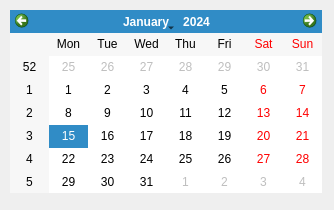
<?xml version="1.0" encoding="UTF-8"?>
<ui version="4.0">
 <class>venCalendar</class>
 <widget class="QDialog" name="venCalendar">
  <property name="geometry">
   <rect>
    <x>0</x>
    <y>0</y>
    <width>334</width>
    <height>210</height>
   </rect>
  </property>
  <property name="windowTitle">
   <string>DialogCalendar</string>
  </property>
  <widget class="QCalendarWidget" name="calendarWidget">
   <property name="geometry">
    <rect>
     <x>10</x>
     <y>10</y>
     <width>312</width>
     <height>183</height>
    </rect>
   </property>
  </widget>
 </widget>
 <resources/>
 <connections/>
</ui>
